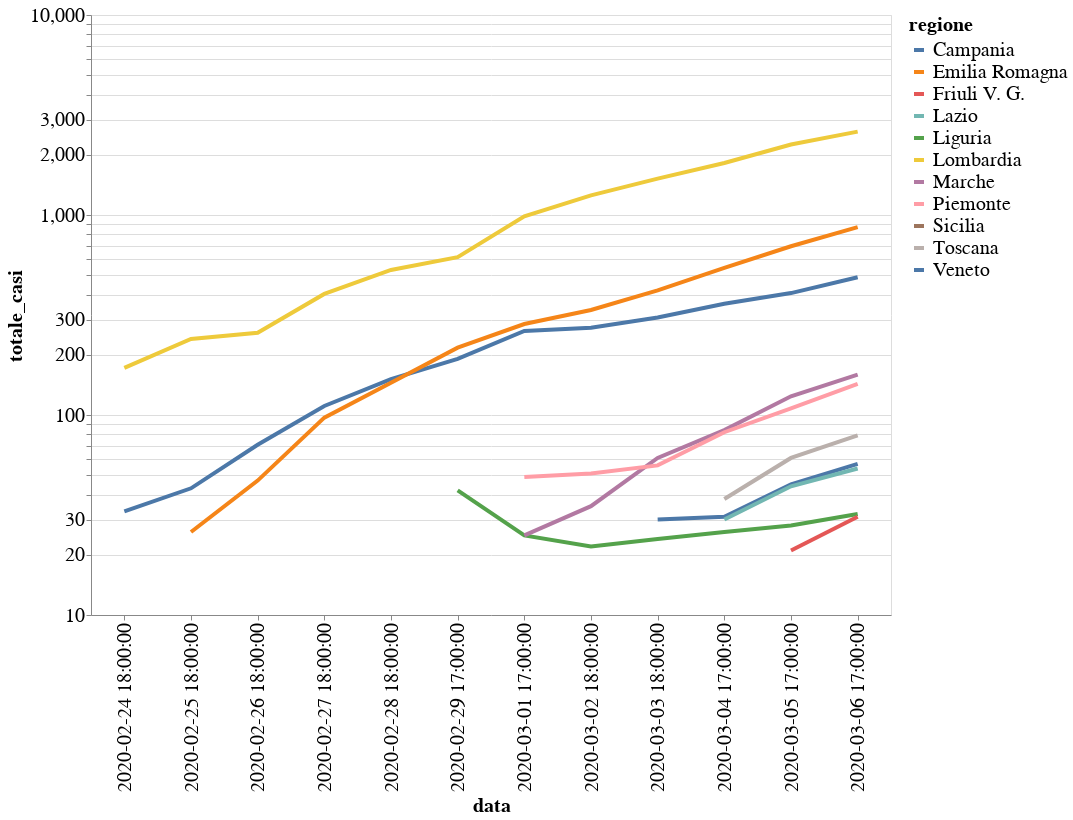

Here is the notebook cell this chart was saved with:
### Markdown cell above
## Number of confirmed cases by region

### Code cell
alt.themes.enable('theme_1')
from altair import datum

alt.Chart(regions_df).mark_line().encode(
    alt.Y('totale_casi', scale=alt.Scale(type='log')),
    x='data',
    color='regione',
    tooltip=['regione', 'data', 'totale_casi']
).properties(
    height=600,
    width=800
).transform_filter(
    (datum.totale_casi > 20)
).interactive()

### Figure 1 — Vega-Lite specification as saved in the notebook (floating-point values rounded to 4 significant figures; data arrays with more than 128 entries replaced by an {"elided": "..."} marker saying what was removed)
{"width": 800, "height": 600, "config": {"line": {"strokeWidth": 4}, "style": {"bar": {"size": 20}}, "legend": {"symbolSize": 100, "titleFontSize": 20, "labelFontSize": 20}, "axis": {"titleFontSize": 20, "labelFontSize": 20}}, "data": {"name": "data-2725a45255021b509dfc38a0ddf84fd1"}, "mark": "line", "encoding": {"color": {"type": "nominal", "field": "regione"}, "tooltip": [{"type": "nominal", "field": "regione"}, {"type": "nominal", "field": "data"}, {"type": "quantitative", "field": "totale_casi"}], "x": {"type": "nominal", "field": "data"}, "y": {"type": "quantitative", "field": "totale_casi", "scale": {"type": "log"}}}, "selection": {"selector012": {"type": "interval", "bind": "scales", "encodings": ["x", "y"]}}, "transform": [{"filter": "(datum.totale_casi > 20)"}], "$schema": "https://vega.github.io/schema/vega-lite/v4.0.2.json", "datasets": {"data-2725a45255021b509dfc38a0ddf84fd1": {"elided": "252 records"}}}
